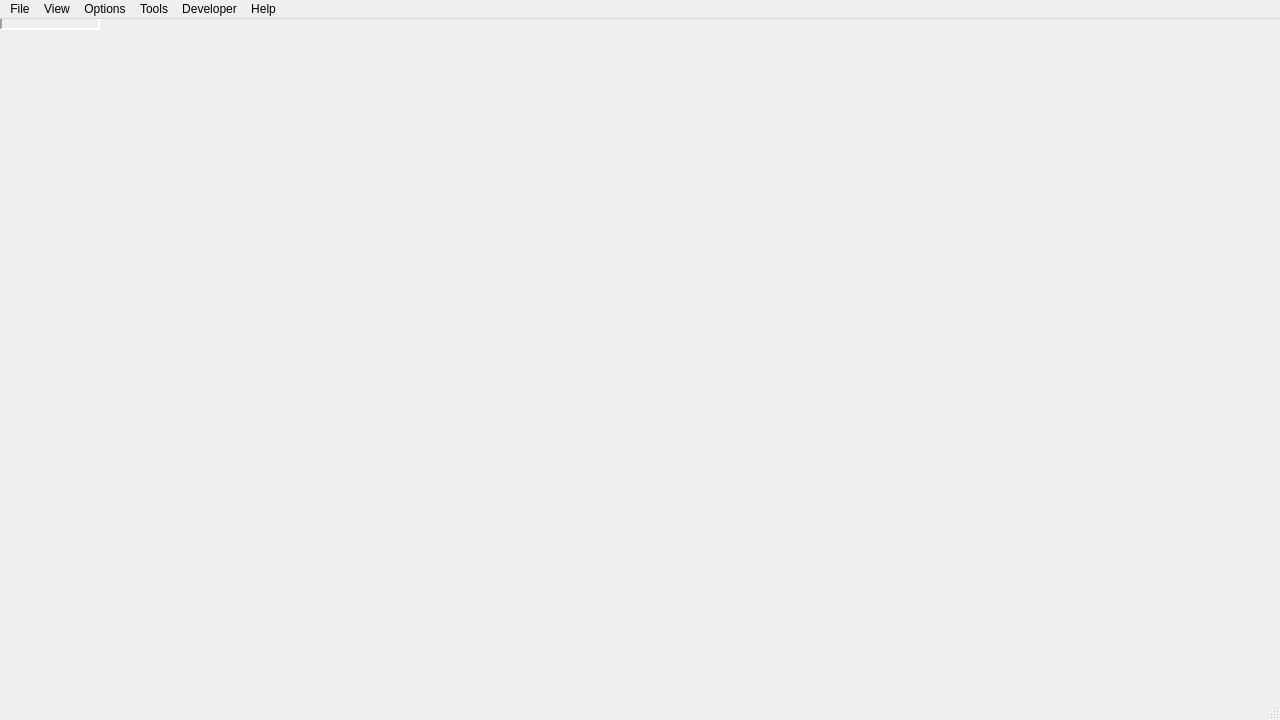
<?xml version="1.0" encoding="UTF-8"?>
<ui version="4.0">
 <class>WkfMainWindowUi</class>
 <widget class="QMainWindow" name="WkfMainWindowUi">
  <property name="geometry">
   <rect>
    <x>0</x>
    <y>0</y>
    <width>1280</width>
    <height>720</height>
   </rect>
  </property>
  <property name="windowTitle">
   <string/>
  </property>
  <widget class="QFrame" name="centralwidget">
   <property name="frameShape">
    <enum>QFrame::Panel</enum>
   </property>
   <property name="frameShadow">
    <enum>QFrame::Sunken</enum>
   </property>
   <property name="lineWidth">
    <number>2</number>
   </property>
   <layout class="QVBoxLayout" name="verticalLayout">
    <property name="spacing">
     <number>1</number>
    </property>
    <property name="leftMargin">
     <number>0</number>
    </property>
    <property name="topMargin">
     <number>0</number>
    </property>
    <property name="rightMargin">
     <number>0</number>
    </property>
    <property name="bottomMargin">
     <number>0</number>
    </property>
    <item>
     <widget class="QLabel" name="bannerLabel">
      <property name="text">
       <string/>
      </property>
      <property name="alignment">
       <set>Qt::AlignCenter</set>
      </property>
     </widget>
    </item>
   </layout>
  </widget>
  <widget class="QMenuBar" name="menubar">
   <property name="geometry">
    <rect>
     <x>0</x>
     <y>0</y>
     <width>1280</width>
     <height>21</height>
    </rect>
   </property>
   <widget class="QMenu" name="mMenuFile">
    <property name="title">
     <string>File</string>
    </property>
    <addaction name="separator"/>
    <addaction name="mActionExit"/>
   </widget>
   <widget class="QMenu" name="mMenuOptions">
    <property name="title">
     <string>Options</string>
    </property>
   </widget>
   <widget class="QMenu" name="mMenuHelp">
    <property name="title">
     <string>Help</string>
    </property>
   </widget>
   <widget class="QMenu" name="mMenuView">
    <property name="title">
     <string>View</string>
    </property>
    <widget class="QMenu" name="mMenuToolbars">
     <property name="title">
      <string>Toolbars</string>
     </property>
    </widget>
    <addaction name="mMenuToolbars"/>
   </widget>
   <widget class="QMenu" name="mMenuTools">
    <property name="title">
     <string>Tools</string>
    </property>
   </widget>
   <widget class="QMenu" name="menuDeveloper">
    <property name="title">
     <string>Developer</string>
    </property>
   </widget>
   <addaction name="mMenuFile"/>
   <addaction name="mMenuView"/>
   <addaction name="mMenuOptions"/>
   <addaction name="mMenuTools"/>
   <addaction name="menuDeveloper"/>
   <addaction name="mMenuHelp"/>
  </widget>
  <widget class="QStatusBar" name="statusbar"/>
  <action name="mActionExit">
   <property name="text">
    <string>Exit</string>
   </property>
  </action>
 </widget>
 <resources/>
 <connections>
  <connection>
   <sender>mActionExit</sender>
   <signal>triggered()</signal>
   <receiver>WkfMainWindowUi</receiver>
   <slot>close()</slot>
   <hints>
    <hint type="sourcelabel">
     <x>-1</x>
     <y>-1</y>
    </hint>
    <hint type="destinationlabel">
     <x>639</x>
     <y>359</y>
    </hint>
   </hints>
  </connection>
 </connections>
</ui>
